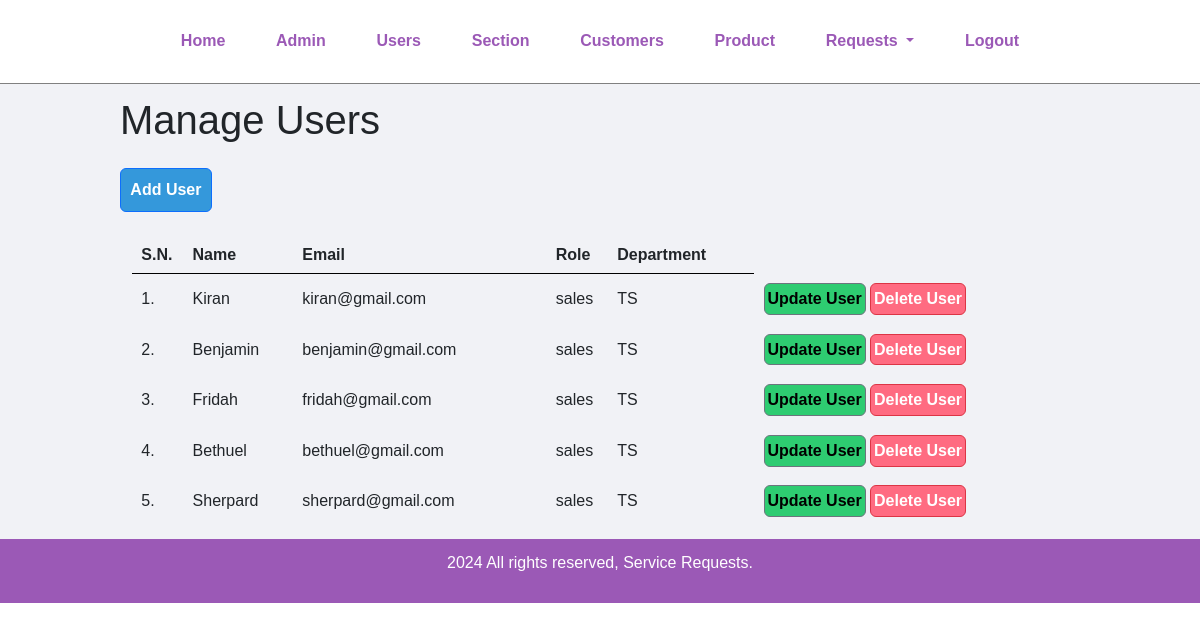
The app's page /manage-user.php (signed in), older data.
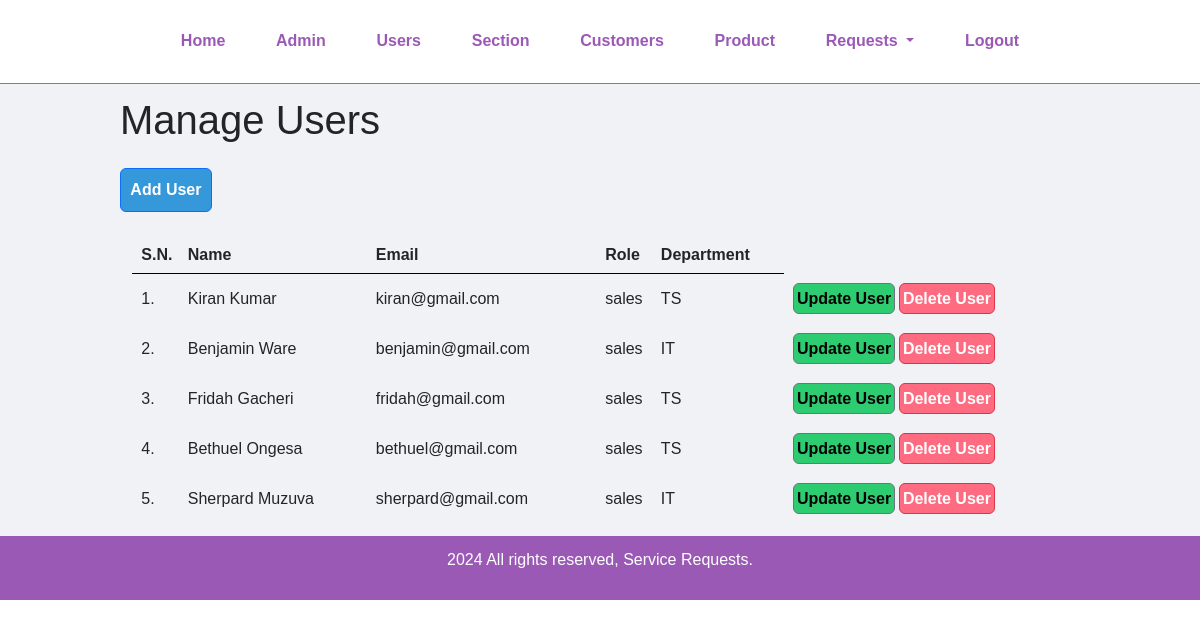
The same page, newer data.
### tables this page shows
CREATE TABLE `tbl_user` (
  `id` int(11) NOT NULL,
  `user_name` varchar(50) NOT NULL,
  `email` varchar(50) NOT NULL,
  `role` varchar(30) NOT NULL,
  `department` enum('IT','TS') NOT NULL
);

### manage-user.php (the view, shortened to what this page needs)
<?php include('partials/menu.php'); ?>
    <div class="main-content">
        <div class="wrapper">
            <h1 class="row mb-4">Manage Users</h1>
            <a href="<?php echo SITEURL; ?>add-user.php" class="btn btn-primary col-sm-1.2 row mb-4">Add User</a>
            <table class="tbl-full">
                <tr>
                    <th>S.N.</th>
                    <th>Name</th>
                    <th>Email</th>
                    <th>Role</th>
                    <th>Department</th>
                </tr>
                <?php
                    $sql = "SELECT * FROM tbl_user";
                    $res = mysqli_query($conn, $sql);
                    if(mysqli_num_rows($res) > 0) {
                        $sn = 1;
                        while($row = mysqli_fetch_assoc($res)) {
                            $id = $row['id'];
                            $name = $row['user_name'];
                            $email = $row['email'];
                            $role = $row['role'];
                            $department = $row['department'];
                            ?>
                            <tr>
                                <td><?php echo $sn++; ?>. </td>
                                <td><?php echo $name; ?></td>
                                <td><?php echo $email; ?></td>
                                <td><?php echo $role; ?></td>
                                <td><?php echo $department; ?></td>
                                <td>
                                    <a href="<?php echo SITEURL; ?>update-user.php?id=<?php echo $id; ?>" class="btn btn-secondary col-sm-2.5">Update User</a>
                                    <a href="<?php echo SITEURL; ?>delete-user.php?id=<?php echo $id; ?>" class="btn btn-danger col-sm-2.5">Delete User</a>
                                </td>
                            </tr>
                            <?php
                        }
                    } else {
                        ?>
                        <tr>
                            <td colspan="8"><div class="error">No User Added.</div></td>
                        </tr>
                        <?php
                    }
                ?>
            </table>
        </div>
    </div>
    <?php include('partials/footer.php'); ?>

Row changes from the older to the newer data that the page shows:
changed tbl_user "kiran@gmail.com": user_name "Kiran" → "Kiran Kumar"
changed tbl_user "benjamin@gmail.com": user_name "Benjamin" → "Benjamin Ware"; department "TS" → "IT"
changed tbl_user "fridah@gmail.com": user_name "Fridah" → "Fridah Gacheri"
changed tbl_user "bethuel@gmail.com": user_name "Bethuel" → "Bethuel Ongesa"
changed tbl_user "sherpard@gmail.com": user_name "Sherpard" → "Sherpard Muzuva"; department "TS" → "IT"
